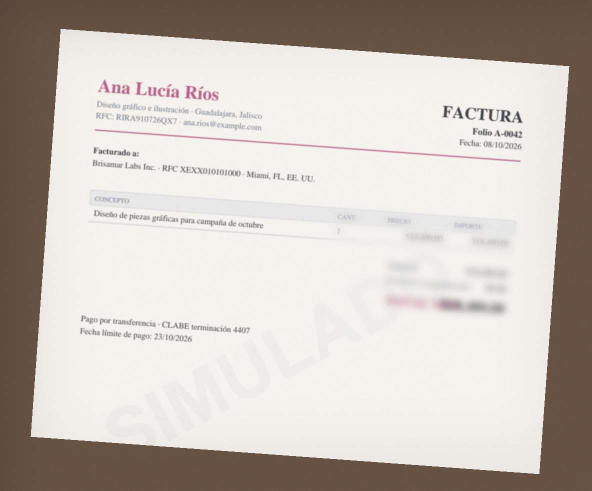
#> input picture data/facturas/F13_ana-rios_foto-factura.jpg, 1183 x 981 px (shown at 1/2 size)
$ python -i ocr.py   (imports and definitions only)
#> lines starting #> are read from the running program, lines starting #| are printed output that depends on the picture
#> further down, picture is the input picture: PIL image 1183x981 RGB; mean R, G, B 201, 192.8, 186
"""
Kauta · Lector local sin IA: OCR de imágenes y PDF escaneados, y extracción de campos por reglas.

Por qué existe: muchas facturas llegan como foto de celular o como PDF escaneado, sin una sola
letra que el computador pueda leer. Este módulo las lee **dentro del servidor de la empresa**: el
documento no sale hacia ningún servicio externo, no cuesta por página y funciona sin internet.

Cómo encaja en Kauta (la IA sigue siendo opcional):

    XML fiscal exacto  →  texto incrustado del PDF  →  OCR local  →  IA, solo si hace falta

Lo que entrega es lo mismo que entrega la IA: los campos de la factura con una **confianza de 0 a 1
por campo**. Esa confianza la calcula el propio OCR (qué tan seguro está de cada palabra) y se
castiga cuando el dato no se puede verificar. El motor de 13 reglas decide igual que siempre: si un
campo crítico queda por debajo de la confianza mínima, la factura escala en lugar de pagarse.

Requisitos: Tesseract 5 con los idiomas spa y eng. Si no está instalado, `disponible()` devuelve
False y Kauta sigue funcionando con los otros lectores.
"""
from __future__ import annotations

import io
import os
import re
import shutil
import subprocess
from pathlib import Path
from typing import Any

from . import normalizacion as N

IDIOMAS = "spa+eng"
MIN_LADO = 2200          # si la imagen es pequeña, se agranda antes de leerla (Tesseract lee mejor letra grande)
MAX_LADO = 3500          # y si es enorme, se reduce: Tesseract no mejora por encima de esto
PPP_PDF = 300            # resolución a la que se rasteriza cada página de un PDF escaneado
MAX_PAGINAS = 5
CONF_MINIMA_PALABRA = 35  # por debajo de esto, la palabra se considera ruido


# ---------------------------------------------------------------------------
# Disponibilidad
# ---------------------------------------------------------------------------
# [25 lines left out: functions _binario, idiomas_instalados, not called in this run]


def disponible() -> bool:
    return bool(_binario()) and "spa" in idiomas_instalados()


# [9 lines left out: function version, not called in this run]


# ---------------------------------------------------------------------------
# Preparar la imagen: enderezar, escalar y aumentar el contraste
# ---------------------------------------------------------------------------
def preparar(imagen):
    """Deja la foto en condiciones de ser leída: gris (sin perder el texto de color), derecha y con buen tamaño."""
    from PIL import Image, ImageChops, ImageOps

    im = ImageOps.exif_transpose(imagen)
    if im.mode in ("RGB", "RGBA", "P"):          # el canal más oscuro: el texto de color (naranja, azul) queda oscuro
        r, g, b = im.convert("RGB").split()
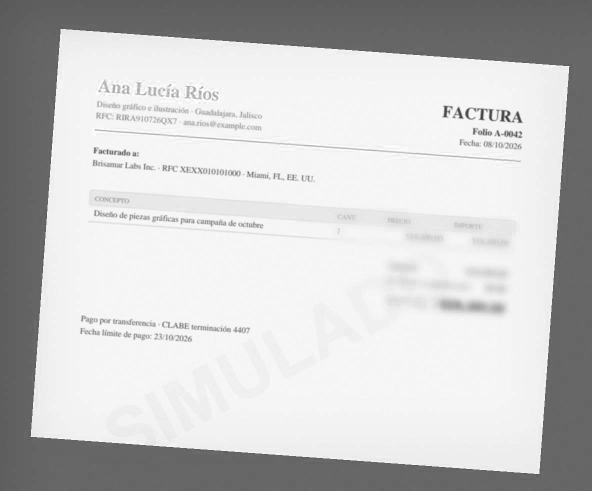
#> r: PIL image 1183x981 L (shown at 1/2 size); min 55, max 255, mean 201
        im = ImageChops.darker(ImageChops.darker(r, g), b)
    else:
        im = im.convert("L")
    angulo = _inclinacion(im)
    if abs(angulo) > 0.3:
        im = im.rotate(angulo, resample=Image.BICUBIC, expand=True, fillcolor=255)
    lado = max(im.size)
    if lado < MIN_LADO:
        k = MIN_LADO / lado
        im = im.resize((round(im.width * k), round(im.height * k)), Image.LANCZOS)
    elif lado > MAX_LADO:
        k = MAX_LADO / lado
        im = im.resize((round(im.width * k), round(im.height * k)), Image.LANCZOS)
    return im


def _inclinacion(im) -> float:
    """Estima cuánto está torcido el papel probando varios ángulos (proyección de filas de texto)."""
    try:
        import numpy as np
    except ImportError:
        return 0.0
    from PIL import Image

    chica = im.resize((min(900, im.width), round(im.height * min(900, im.width) / im.width)), Image.BILINEAR)
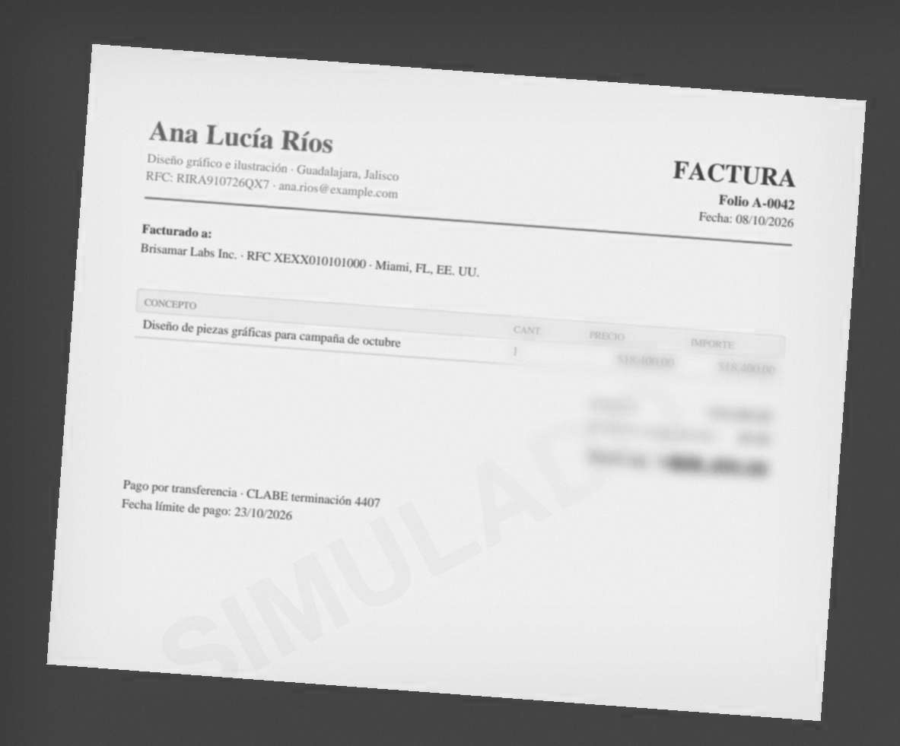
#> chica: PIL image 900x746 L; min 57, max 246, mean 185.8
    base = np.asarray(chica, dtype="float32")
    tinta = 255.0 - base
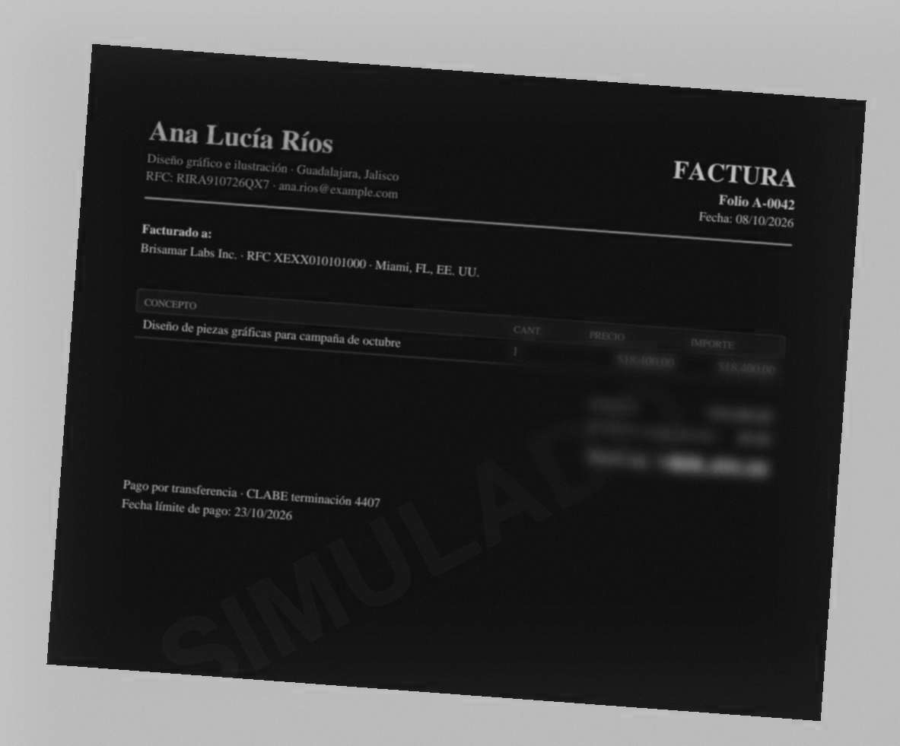
#> tinta: shape (746, 900) float32; min 9, max 198, mean 69.2
    tinta[tinta < 60] = 0.0
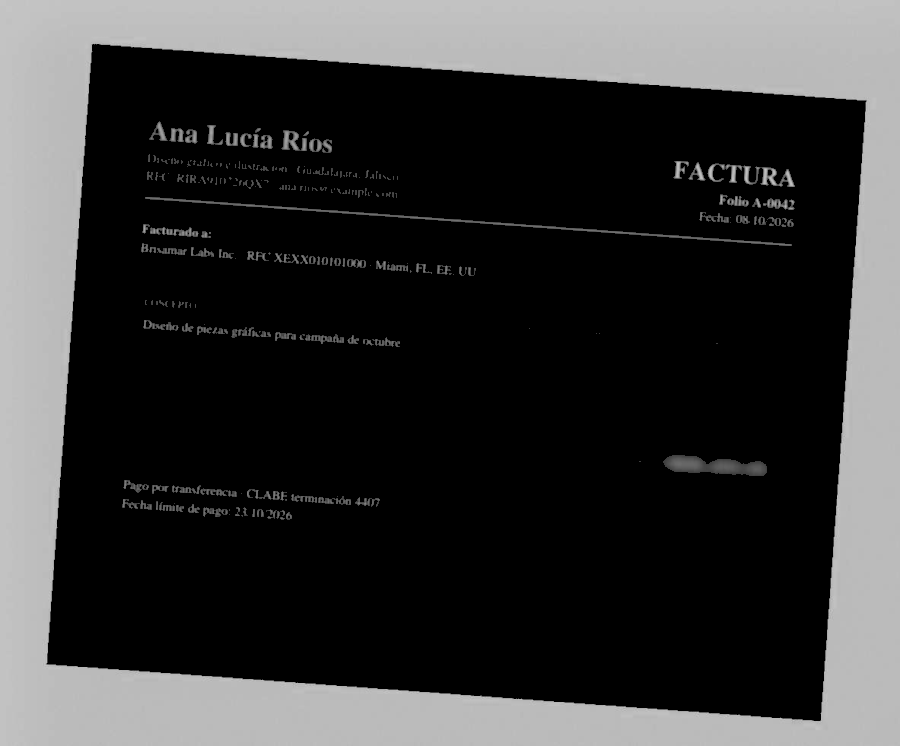
#> tinta: shape (746, 900) float32; min 0, max 198, mean 54.7
    mejor, mejor_a = -1.0, 0.0
    for a in [x / 2 for x in range(-10, 11)]:  # de -5° a +5° en pasos de medio grado
        rot = np.asarray(Image.fromarray(tinta).rotate(a, resample=Image.BILINEAR, fillcolor=0), dtype="float32")
        perfil = rot.sum(axis=1)
        puntaje = float(((perfil[1:] - perfil[:-1]) ** 2).sum())  # líneas de texto bien separadas
        if puntaje > mejor:
            mejor, mejor_a = puntaje, a
#> this loop made 21 passes
#> (puntaje, mejor, mejor_a) on passes 1 to 5: (452184960, 452184960, -5), (510705408, 510705408, -4.5), (596252608, 596252608, -4), (734796544, 734796544, -3.5), (936681856, 936681856, -3)
#> (mejor, mejor_a) on passes 6, 7, 8, 9, 10, 12: (1.14e+09, -2.5), (1.44e+09, -2), (1.83e+09, -1.5), (2.41e+09, -1), (3.8e+09, -0.5), (4.02e+09, 0.5)
#> pass 1, in _inclinacion, `rot = np.asarray(Image.fromarray(tinta).rotate(a, resample=Image.BILIN..`:
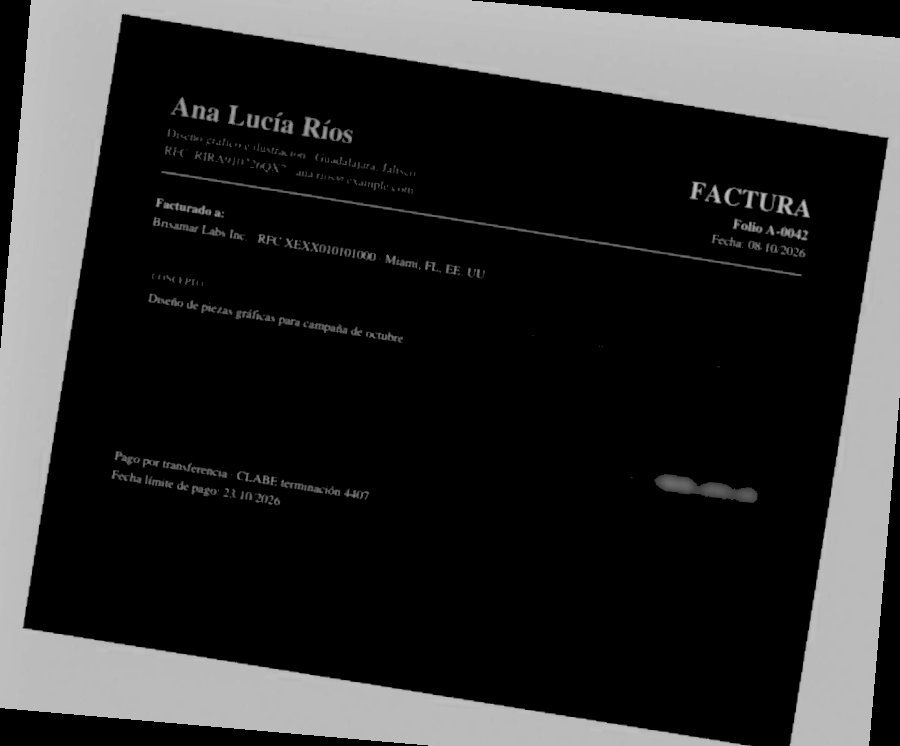
#> rot: shape (746, 900) float32; min 0, max 197.2, mean 47
#> pass 3, in _inclinacion, `rot = np.asarray(Image.fromarray(tinta).rotate(a, resample=Image.BILIN..`:
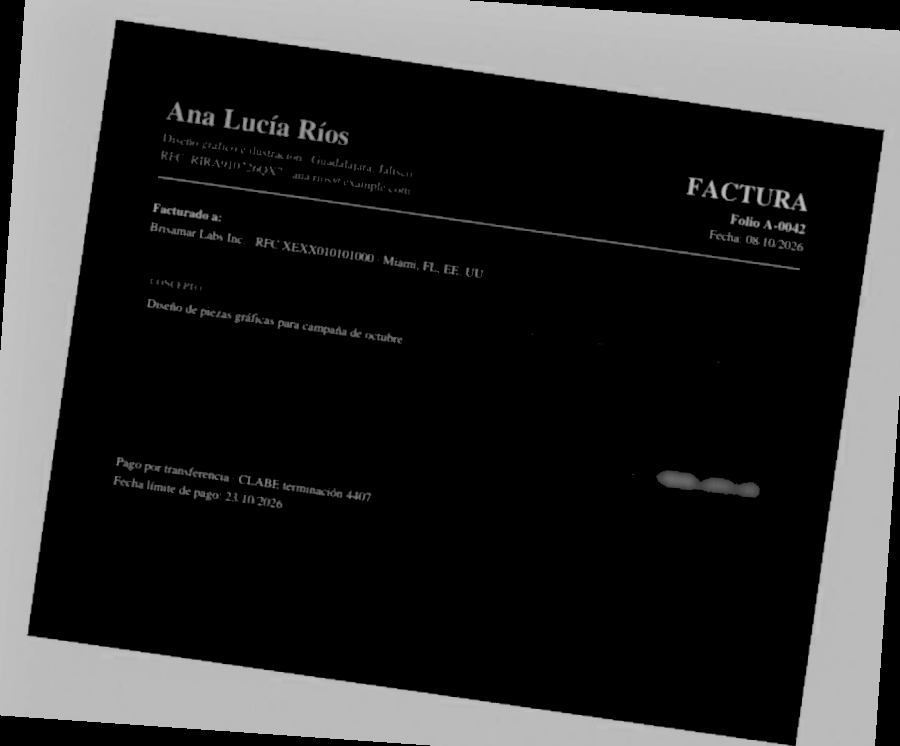
#> rot: shape (746, 900) float32; min 0, max 196.4, mean 48.4
#> after the loop, mejor = 1.52e+10; mejor_a = 4
    return mejor_a


# ---------------------------------------------------------------------------
# OCR
# ---------------------------------------------------------------------------
# [35 lines left out: function _tsv, not called in this run]


# Una línea que es solo un monto («BRL 10.870,13», «$ 1.200», «-430,50»): su etiqueta es lo que está a su izquierda
RE_SOLO_MONTO = re.compile(r"^(?:[A-Z]{3}|R\$|US\$|\$|€)?\s*-?\(?\s*\d[\d.,]*\)?$")


# [73 lines left out: functions _texto_de, leer_imagen, leer_pdf, _resultado, not called in this run]


# ---------------------------------------------------------------------------
# De texto a campos: reglas, sin IA
# ---------------------------------------------------------------------------
TIPOS = [
    ("nota_credito", r"nota\s+(de\s+)?cr[eé]dito|credit\s+note"),
    ("nota_debito", r"nota\s+(de\s+)?d[eé]bito|debit\s+note"),
    ("recibo_pago", r"recibo\s+de\s+caja|recibo\s+de\s+pago|comprobante\s+de\s+pago|payment\s+receipt|\brecibimos\s+de\b"),
    ("cuenta_cobro", r"cuenta\s+de\s+cobro"),
    ("documento_soporte", r"documento\s+soporte"),
    ("factura", r"factura\s+electr[oó]nica|factura\s+de\s+venta|\bfactura\b|\bfatura\b|\binvoice\b"),
]
# El total se busca por etiqueta, de la más específica a la más general: la primera que aparezca manda
ETIQUETAS_TOTAL = [
    (r"total\s+a\s+pagar|valor\s+a\s+pagar|neto\s+a\s+pagar|total\s+due|amount\s+due|balance\s+due", 1.00),
    (r"gran\s+total|total\s+factura|total\s+general|importe\s+total|monto\s+total|la\s+suma\s+de|\bvalor\s*:", 0.95),
    (r"\btotal\b", 0.80),
]
ETIQUETAS_NUM = (r"(?:factura|fatura|invoice|comprobante|recibo|documento|folio|serie)?\s*"
                 r"(?:electr[oó]nica\s*(?:de\s*venta)?)?\s*(?:n[.º°o]{1,2}|#|nro\.?|num\.?|number|folio)\s*[:\-]?\s*")
# Líneas que mencionan un número que NO es el de la factura
RUIDO_NUM = r"resoluci[oó]n|autorizaci[oó]n|rango|prefijo|cufe|uuid|\bcae\b|r[eé]gimen|actividad|nit|rfc|cuit|\bein\b|tel|celular"
# Dónde empieza el bloque del cliente: lo que viene después no es el emisor
ETIQUETAS_RECEPTOR = (r"adquiriente|adquirente|facturado\s+a|facturar\s+a|faturado\s+para|faturar\s+a|tomador|destinat[aá]rio|"
                      r"cliente|bill\s+to|sold\s+to|receptor|se[ñn]or\(?es\)?|recibimos\s+de")
SUFIJOS_EMPRESA = r"S\.?A\.?S\.?|S\.?A\.?|S\.?R\.?L\.?|S\.?C\.?|LLC|L\.?L\.?C|INC|LTDA|LTD|CORP|GMBH|E\.?U\.?|S\. de R\.L\."
# Identificaciones que nunca son del proveedor: genéricos del SAT para extranjeros
IDS_GENERICOS = {"XEXX010101000", "XAXX010101000"}
ETIQUETAS_EMISION = r"(fecha\s+de\s+emisi\w{1,3}|fecha\s+de\s+expedici\w{1,3}|data\s+de\s+emiss\w{1,3}|issue\s+date|\w?nvoice\s+date|\bfecha\b|(?<!due )\bdate\b)"
ETIQUETAS_VENCE = (r"(fecha\s+de\s+vencimiento|vence|vencimiento|vencimento|fecha\s+l[ií]mite(?:\s+de\s+pago)?|"
                   r"due\s+date|payment\s+due)")
MONEDAS = {"USD": r"\bUSD\b|\bUS\$|\bd[oó]lares\b", "COP": r"\bCOP\b|\bpesos\s+colombianos\b",
           "MXN": r"\bMXN\b|\bpesos\s+mexicanos\b", "ARS": r"\bARS\b|\bpesos\s+argentinos\b",
           "EUR": r"\bEUR\b|\beuros?\b|€", "BRL": r"\bBRL\b|\breais\b"}
RE_MONTO = r"[-+]?\$?\s?\d{1,3}(?:[.,]\d{3})*(?:[.,]\d{1,2})?|\d+[.,]\d{2}"
RE_CUENTA = (r"(?:terminad[ao]\s+en|termina\s+en|terminaci[oó]n|ending\s+in|(?:conta|cuenta)[\w\s]{0,20}?\bfinal|"
             r"cuenta\s*(?:n[.º°o]*|#)?\s*[:\-]?\s*\*{0,4}|account\s*#?\s*)\s*\*?(\d{4,20})")


# [49 lines left out: functions _conf_de, _linea_con, _valor_tras, tipo_documento, not called in this run]


def _lineas(texto: str) -> list[str]:
    return [re.sub(r"\s{2,}", " ", l).strip() for l in texto.splitlines() if l.strip()]


# [292 lines left out: functions _bloque_receptor, _emitida_por_cliente, _identificacion, _nombre_emisor, _total, _numero and 2 more, not called in this run]

>>> from PIL import Image
>>> picture = Image.open('../data/facturas/F13_ana-rios_foto-factura.jpg')
>>> result = preparar(picture)
#> in preparar, `im = im.rotate(angulo, resample=Image.BICUBIC, expand=True, fillcolor=..`:
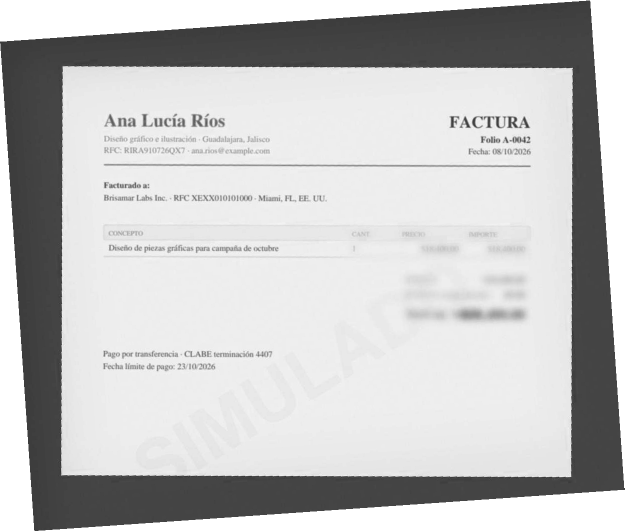
#> im: PIL image 1249x1063 L (shown at 1/2 size); min 18, max 255, mean 194.3

$ run again, on data/facturas/F17_ecos-contenido_EC-0610.png
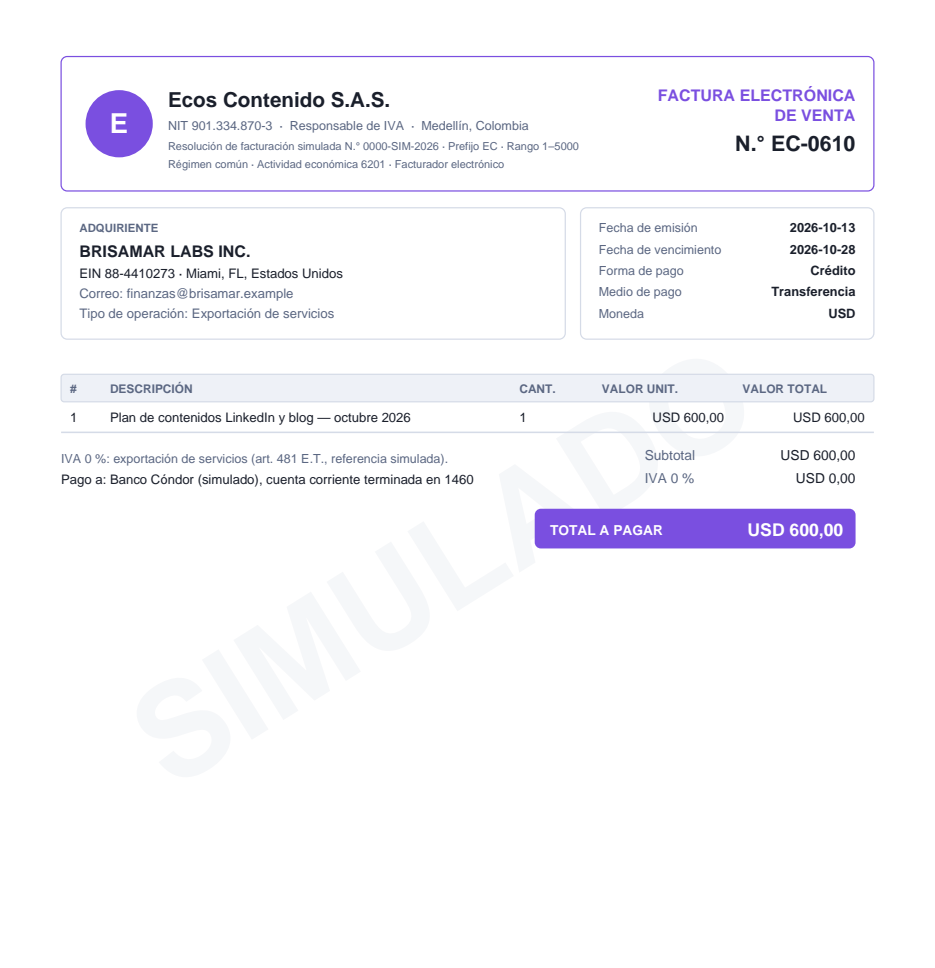
#> input picture data/facturas/F17_ecos-contenido_EC-0610.png, 935 x 968 px
#> picture is the input picture: PIL image 935x968 RGB; mean R, G, B 247.9, 247.3, 250.9
#> the loop in _inclinacion, `for a in [x / 2 for x in range(-10, 11)]:` made 21 passes
#> (puntaje, mejor, mejor_a) on passes 1 to 5: (607066496, 607066496, -5), (641305344, 641305344, -4.5), (691469824, 691469824, -4), (798631040, 798631040, -3.5), (972510144, 972510144, -3)
#> pass 1, in _inclinacion, `rot = np.asarray(Image.fromarray(tinta).rotate(a, resample=Image.BILIN..`:
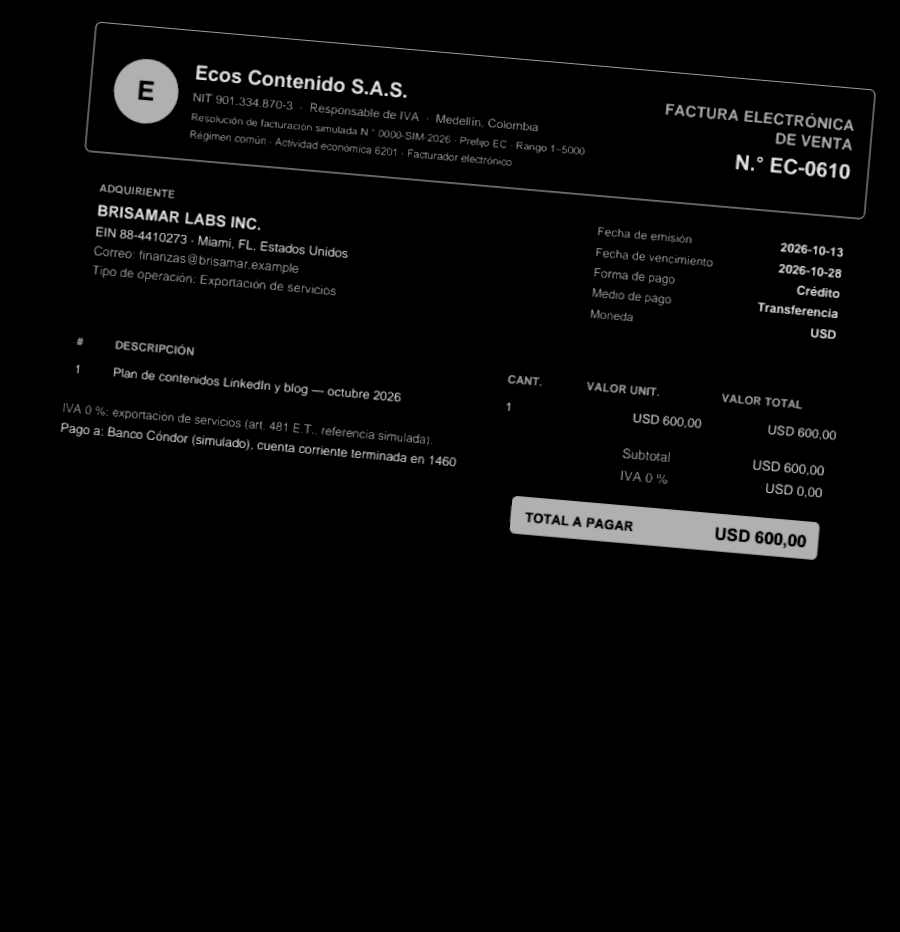
#> rot: shape (932, 900) float32; min 0, max 229, mean 6.4
#> after the loop in _inclinacion, `for a in [x / 2 for x in range(-10, 11)]:`: mejor = 5.65e+10; mejor_a = 0
#> in preparar, `im = im.resize((round(im.width * k), round(im.height * k)), Image.LANC..`:
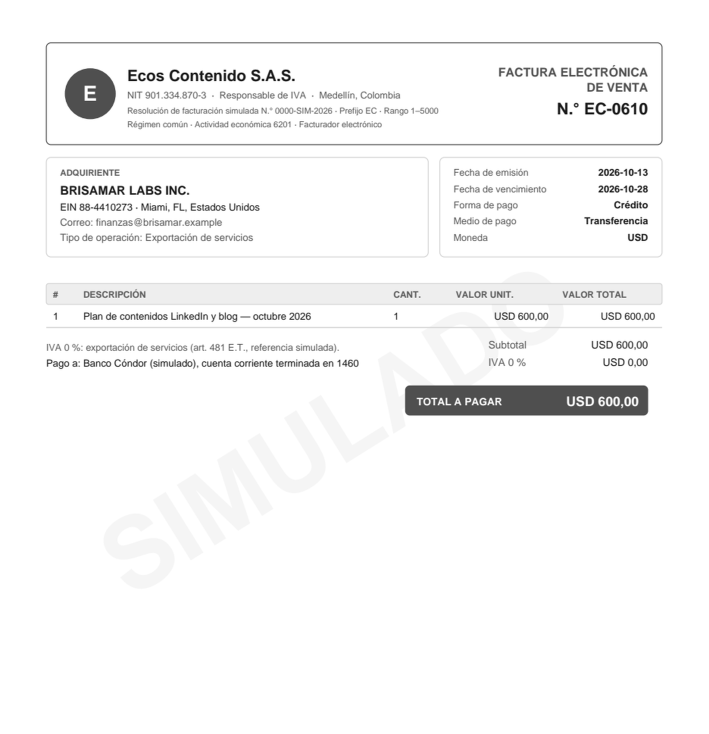
#> im: PIL image 2125x2200 L (shown at 1/3 size); min 0, max 255, mean 246.8
